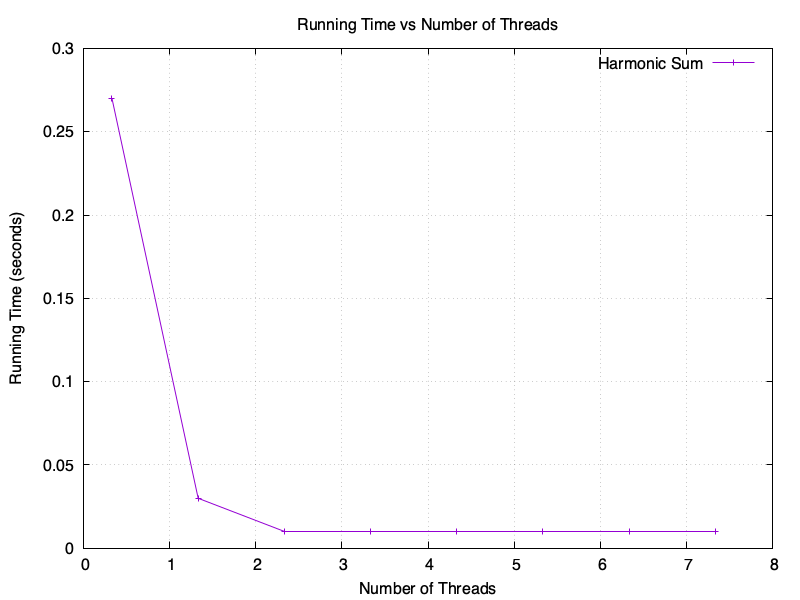

Generate this figure with gnuplot:
set title "Running Time vs Number of Threads"
set xlabel "Number of Threads"
set ylabel "Running Time (seconds)"
set grid

set terminal pngcairo size 800,600
set output "plot.png"

plot "data.dat" using 1:2 with linespoints title "Harmonic Sum"
